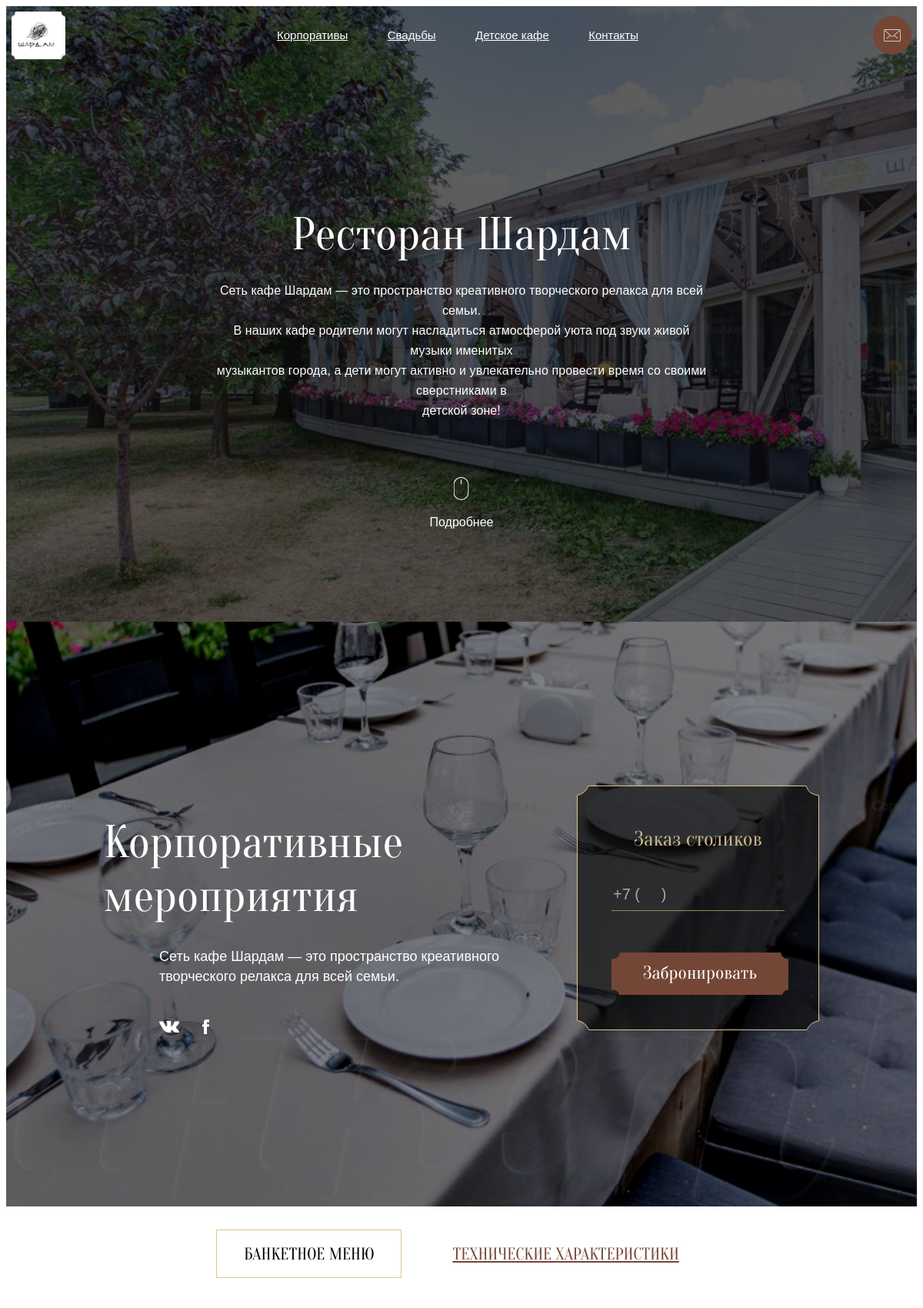
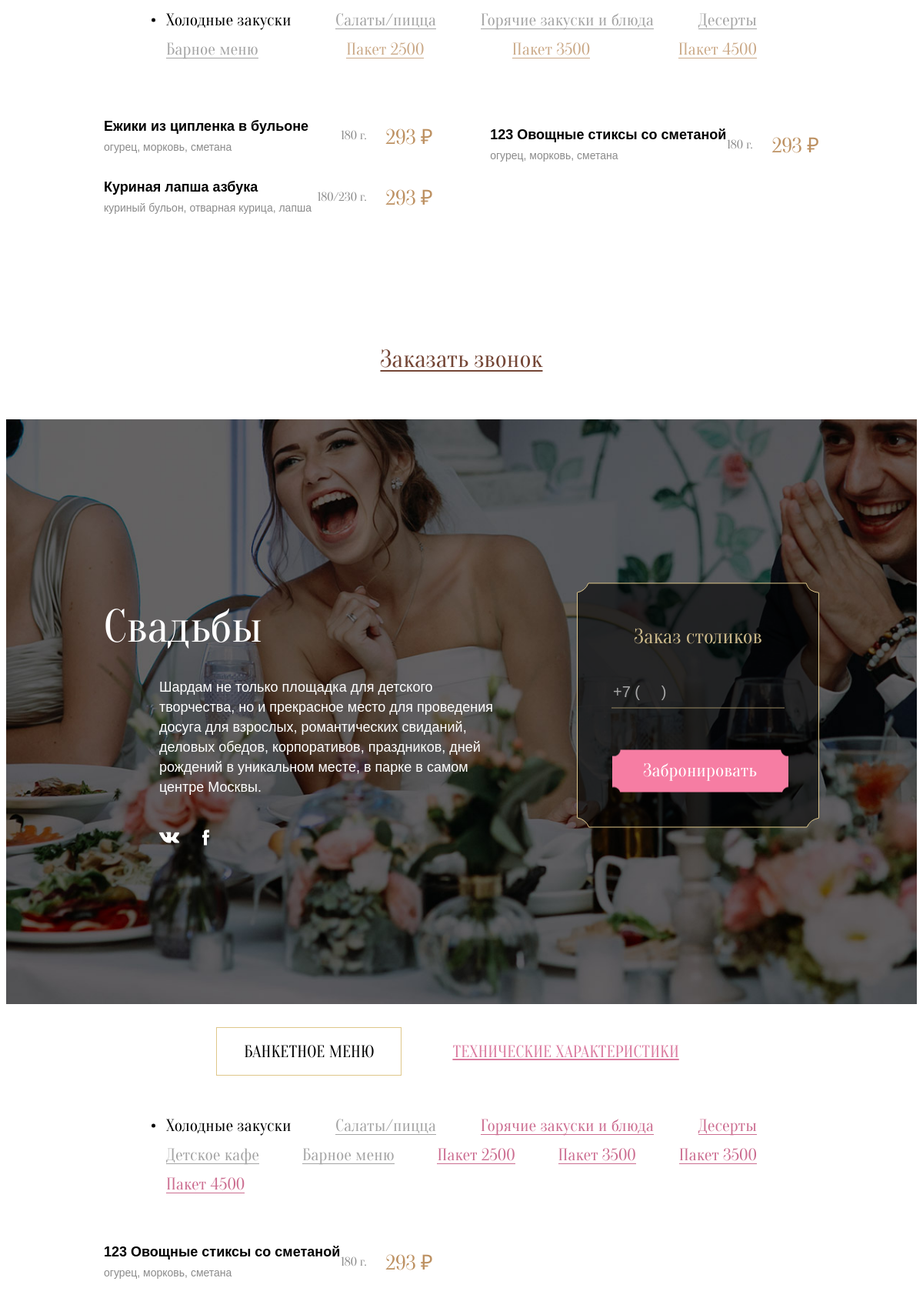
The page / (upper part) on the database its author committed (2 pictures, top to bottom).
### landing/models.py (models this page shows, shortened)
class Social(models.Model):
    title = models.CharField('Название', max_length=50, unique=True)
    url = models.CharField('Ссылка', max_length=50, unique=True)
    icon = models.ImageField('Иконка', unique=True)
    class Meta:
        verbose_name = 'социальную сеть'
        verbose_name_plural = 'Социальные сети'

class Menu(models.Model):
    title = models.CharField('Название', max_length=50)
    event = models.ForeignKey(Event, on_delete=models.SET_NULL, null=True, verbose_name='Событие')
    special = models.BooleanField('Специальное предложение', default=False)
    class Meta:
        verbose_name = 'меню'
        verbose_name_plural = 'Меню'

class MenuItem(models.Model):
    title = models.CharField('Название', max_length=50)
    composition = models.CharField('Состав', max_length=50, null=True)
    weight = models.CharField('Вес, г.', max_length=50, null=True)
    price = models.CharField('Цена', max_length=50, null=True)
    menus = models.ManyToManyField(Menu, related_name='items', verbose_name='Меню')
    class Meta:
        verbose_name = 'товар'
        verbose_name_plural = 'Товары'

### landing/views.py (the view)
# urls.py: path('', views.main)
def main(request):
    addresses = Address.objects.all()
    social = Social.objects.all()
    return render(request, 'landing/index.html', {
        'addresses': addresses,
        'social': social,
        'corporate_parties': serialize_event(Event.objects.get(slug='corporate_parties')),
        'weddings': serialize_event(Event.objects.get(slug='weddings')),
        'children_event': serialize_event(Event.objects.get(slug='children')),
    })

### landing/templatetags/listutils.py (called while the page is built)
def columns(thelist, n):
    try:
        n = int(n)
        thelist = list(thelist)
    except (ValueError, TypeError):
        return [thelist]
    list_len = len(thelist)
    split = list_len // n
    if list_len % n != 0:
        split += 1
    return [thelist[i::split] for i in range(split)]

### landing/views.py (called while the page is built)
def serialize_event(event):
    return {
        'title': event.title,
        'images': event.images.all(),
        'menu_list': event.menu_set.all(),
    }

### landing/templates/landing/index.html (shortened to what this page needs)
{% load staticfiles %}
<html lang="ru">
<head>
    <link rel="stylesheet"
          href="https://necolas.github.io/normalize.css/8.0.0/normalize.css">
    <link rel="stylesheet"
          href="https://cdnjs.cloudflare.com/ajax/libs/OwlCarousel2/2.3.4/assets/owl.carousel.min.css">
    <link rel="stylesheet"
          href="https://cdnjs.cloudflare.com/ajax/libs/lightbox2/2.10.0/css/lightbox.min.css">
    <link rel="stylesheet" href="{% static 'css/style.css' %}">
</head>
<body>
<header class="header">
    <div class="header-container">
        <a href="#main" class="header-link anchor-link">
            <img class="header-logo " src="{% static 'img/logo.png' %}"
                 alt="Логотип Шардам">
        </a>
        <div class="section-1__nav">
            <a href="#corporate" class="section-1__nav-item anchor-link">Корпоративы</a>
            <a href="#wedding"
               class="section-1__nav-item anchor-link">Свадьбы</a>
            <a href="#childrens-menu" class="section-1__nav-item anchor-link">Детское
                кафе</a>
            <a href="#contacts" class="section-1__nav-item anchor-link">Контакты</a>
        </div>
        <div class="section-1__contacts">
            <div class="section-1__contacts-item">
                <div class="section-1__contacts-button show-popup">
                    <img class="section-1__contacts-icon"
                         src="{% static 'img/mail.svg' %}"
                         alt="Оставить заявку">
                </div>
            </div>
        </div>
    </div>
</header>
<div class="section section-1" id="main">
    <div class="container">
        <div class="section-1__content">
            <h1 class="title">Ресторан Шардам</h1>
            <p class="section-1__description">
                Сеть кафе Шардам — это пространство креативного творческого
                релакса для всей семьи.<br>
                В наших кафе родители могут насладиться атмосферой уюта под
                звуки живой музыки именитых <br>музыкантов города, а дети могут
                активно и увлекательно провести время со своими сверстниками в
                <br>детской зоне!
        </div>
        <a class="section-1__footer anchor-link" href="#corporate">
            <img class="section-1__mouse" src="{% static 'img/mouse.svg' %}"
                 alt="">
            <p class="section-1__footer-text">
                Подробнее
            </p>
        </a>
    </div>
</div>
<div class="section section_form section-2" id="corporate">
    <div class="section-2__content">
        <div class="container section-2__container">
            <div class="section-2__wrapper">
                <h2 class="title">Корпоративные <br>мероприятия</h2>
                <div class="section-2__description">
                    Cеть кафе Шардам — это пространство креативного<br>
                    творческого релакса для всей семьи.
                    <div class="section-2__icons">
                        {% for item in social %}
                            <a href="{{ item.url }}"
                               class="section-2__icons-item" target="_blank">
                                <img src="media/{{ item.icon }}" alt="">
                            </a>
                        {% endfor %}
                    </div>
                </div>
            </div>
            <form action="/reservations/" class="section-2__form send-form">
                <label>
                    <span class="section-2__form-title">Заказ столиков</span>
                    <input class="section-2__form-input phone-mask"
                           autocomplete="off" type="text" name="phone"
                           placeholder="+7 (&nbsp;&nbsp;&nbsp;&nbsp;&nbsp;)">
                </label>
                <div class="section-2__form-error">&nbsp;</div>
                <input type="submit" class="section-2__form-button"
                       value="Забронировать">
            </form>
        </div>
    </div>
</div>
<div class="section section_menu section-3">
    <div class="container">
        <div class="section-3__nav">
            <span class="section-3__nav-item section-3__nav-item_active">
                Банкетное меню
            </span>
            <span class="section-3__nav-item">Технические характеристики</span>
        </div>
        <div class="section-3__block section-3__block_active">
            <div class="section-3__categories">
                {% for menu in corporate_parties.menu_list %}
                    <span class="section-3__categories-item {% if forloop.counter == 1 %}active{% endif %} {% if menu.special %}top{% endif %}">
                        {{ menu.title }}
                    </span>
                {% endfor %}
            </div>
            {% for menu in corporate_parties.menu_list %}
                <div class="section-3__menu {% if forloop.counter == 1 %}active{% endif %}">
                    <div class="section-3__menu-col">
                        {% include "landing/menu_item.html" with menu_items=menu.items.all only %}
                    </div>
                </div>
            {% endfor %}
        </div>
    </div>
</div>
<div class="carousel">
    <span class="carousel__link show-popup">Заказать звонок</span>
</div>
<div class="section section_form section-2 section-2_2" id="wedding">
    <div class="section-2__content">
        <div class="container section-2__container">
            <div class="section-2__wrapper">
                <h2 class="title">Свадьбы</h2>
                <div class="section-2__description">
                    Шардам не только площадка для детского <br>
                    творчества, но и прекрасное место для проведения <br>
                    досуга для взрослых, романтических свиданий, <br>
                    деловых обедов, корпоративов, праздников, дней <br>
                    рождений в уникальном месте, в парке в самом <br>центре
                    Москвы.
                    <div class="section-2__icons">
                        {% for item in social %}
                            <a href="{{ item.url }}"
                               class="section-2__icons-item" target="_blank">
                                <img src="media/{{ item.icon }}" alt="">
                            </a>
                        {% endfor %}
                    </div>
                </div>
            </div>
            <form action="/reservations/" class="section-2__form send-form">
                <label>
                    <span class="section-2__form-title">Заказ столиков</span>
                    <input class="section-2__form-input phone-mask"
                           autocomplete="off" type="text" name="phone"
                           placeholder="+7 (&nbsp;&nbsp;&nbsp;&nbsp;&nbsp;)">
                </label>
                <div class="section-2__form-error">&nbsp;</div>
                <input type="submit" class="section-2__form-button section-2__form-button_2"
                       value="Забронировать">
            </form>
        </div>
    </div>
</div>
<div class="section section_menu section-3 section-3_2">
    <div class="container">
        <div class="section-3__nav">
            <span class="section-3__nav-item section-3__nav-item_active">
                Банкетное меню
            </span>
            <span class="section-3__nav-item">Технические характеристики</span>
        </div>
        <div class="section-3__block section-3__block_active">
            <div class="section-3__categories">
                {% for menu in weddings.menu_list %}
                    <span class="section-3__categories-item {% if forloop.counter == 1 %}active{% endif %} {% if menu.special %}top{% endif %}">
                        {{ menu.title }}
                    </span>
                {% endfor %}
            </div>
            {% for menu in weddings.menu_list %}
                <div class="section-3__menu {% if forloop.counter == 1 %}active{% endif %}">
                    <div class="section-3__menu-col">
                        {% include "landing/menu_item.html" with menu_items=menu.items.all only %}
                    </div>
                </div>
            {% endfor %}
        </div>
    </div>
</div>
</body>
</html>

### landing/templates/landing/menu_item.html
{% load listutils %}
{% for row in menu_items|columns:2 %}
    {% for item in row %}
        <div class="section-3__menu-item">
            <div class="section-3__item-wrapper">
                <div class="section-3__menu-name">
                    {{ item.title }}
                </div>
                <div class="section-3__menu-composition">
                    {{ item.composition }}
                </div>
            </div>
            <div class="section-3__menu-weight">
                {{ item.weight }} г.
            </div>
            <div class="section-3__menu-price">
                {{ item.price }} ₽
            </div>
        </div>
    {% endfor %}
{% endfor %}

### rows shown on the page
Social: icon (picture)
Social: icon (picture)
Menu: title "Холодные закуски"
Menu: title "Салаты/пицца"
Menu: title "Горячие закуски и блюда"
Menu: title "Десерты"
Menu: title "Барное меню"
Menu: title "Пакет 2500"
Menu: title "Пакет 3500"
Menu: title "Пакет 4500"
MenuItem: title "Ежики из ципленка в бульоне", composition "огурец, морковь, сметана", weight "180", price "293"
MenuItem: title "123 Овощные стиксы со сметаной", composition "огурец, морковь, сметана", weight "180", price "293"
MenuItem: title "Куриная лапша азбука", composition "куриный бульон, отварная курица, лапша", weight "180/230", price "293"
Menu: title "Холодные закуски"
Menu: title "Салаты/пицца"
Menu: title "Горячие закуски и блюда"
Menu: title "Десерты"
Menu: title "Детское кафе"
Menu: title "Барное меню"
Menu: title "Пакет 2500"
Menu: title "Пакет 3500"
Menu: title "Пакет 3500"
Menu: title "Пакет 4500"
